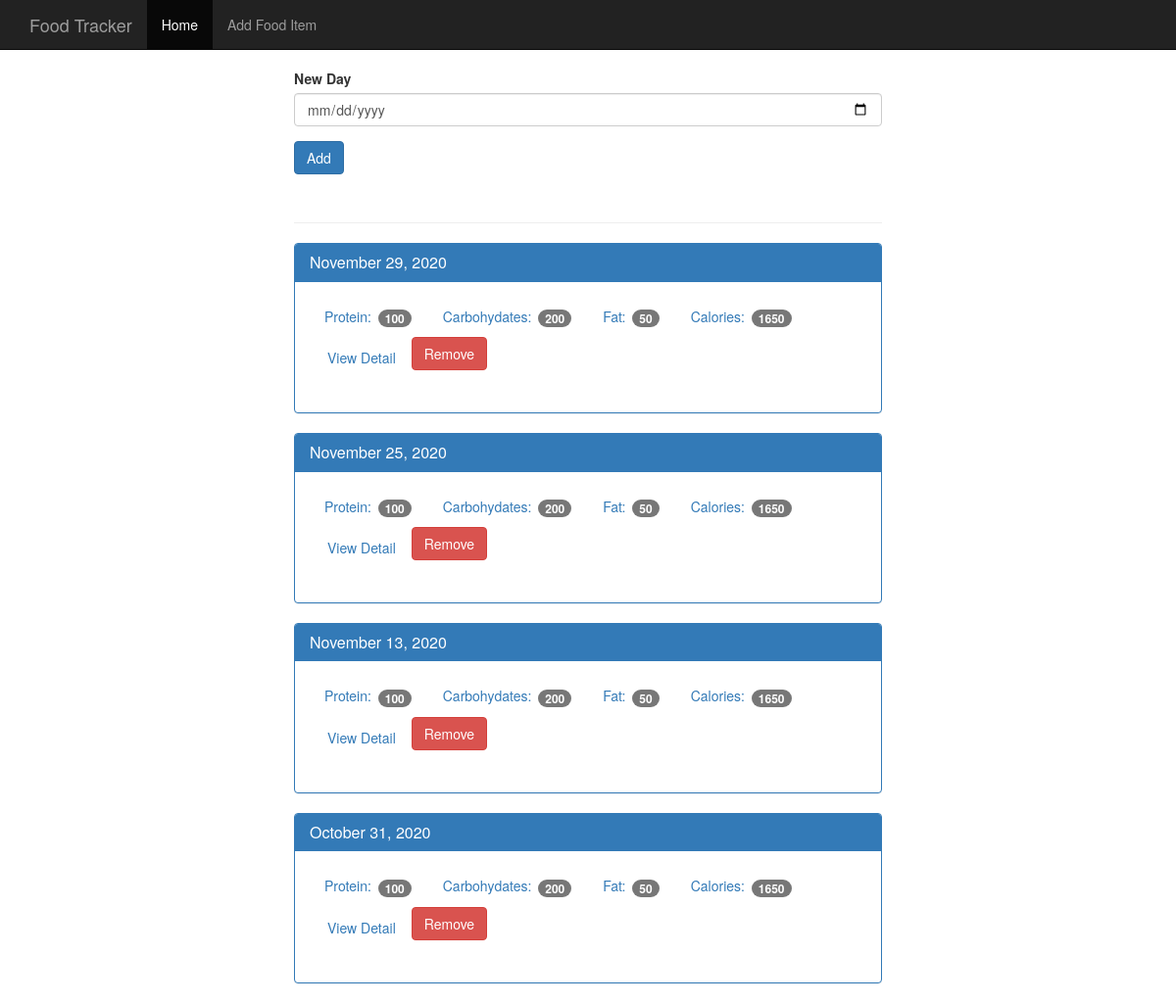
The app's page /, older data.
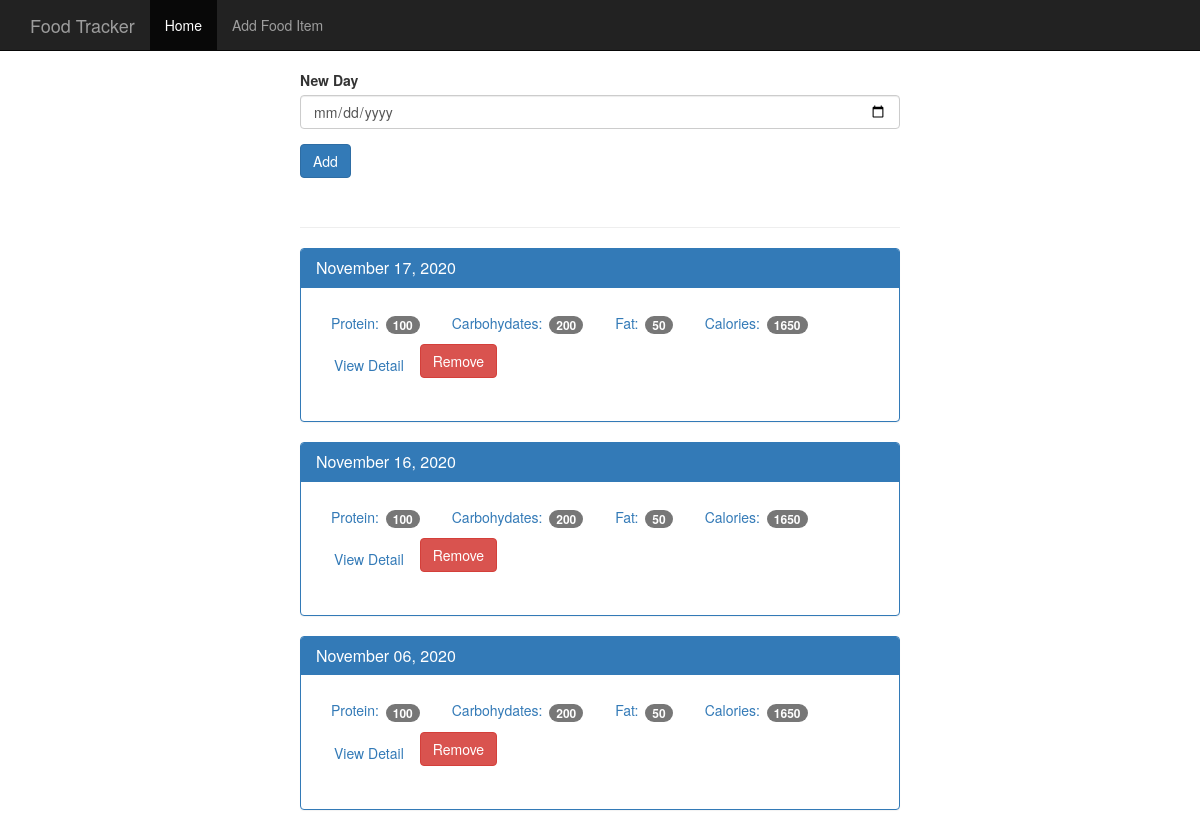
The same page, newer data.
### tables this page shows
CREATE TABLE log_date(
    id integer primary key autoincrement,
    entry_date date not null
);

### modules/routes.py (the view)
    @app.route('/', methods=['GET', 'POST'])
    def _index():
        if request.method == 'POST':
            if 'delete' in request.form:
                delete_date(request.form)
            else:
                add_new_date(request.form['date'])
        return render_template('home.html', dates=get_dates())

### modules/database.py (called while the page is built)
def init(app: Flask):
    @app.teardown_appcontext
    def _close_db(error):
        if hasattr(g, DB_ATTRIB_NAME):
            get_db().close()
        if error:
            print(error)

def connect_db():
    database = sqlite3.connect(DB_NAME)
    database.row_factory = sqlite3.Row
    return database

def get_db():
    if not hasattr(g, DB_ATTRIB_NAME):
        g.sqlite_db = connect_db()
    return g.sqlite_db

def get_dates():
    cursor = get_db().execute('select * from log_date order by entry_date desc')
    dates = cursor.fetchall()
    dates = [{'date': date['entry_date'],
              'pretty_date': pretty_date(date['entry_date'])} for date in dates]
    return dates

def pretty_date(date):
    datetime_obj = datetime.strptime(str(date), DATABASE_DATE_FORMAT)
    return datetime.strftime(datetime_obj, OUTPUT_DATE_FORMAT)

### templates/home.html (shortened to what this page needs)
{% extends 'base.html' %}
{% block content %}
    <div class="container theme-showcase col-sm-6 col-sm-offset-3" role="main">
      <div class="row">
        <div>
          <form method="POST" action="/">
            <div class="form-group">
              <label for="new-day">New Day</label>
              <input type="date" name="date" class="form-control" id="new-day">
            </div>
            <button type="submit" class="btn btn-primary">Add</button>
          </form>
          <div class="page-header"></div>
          {% for date in dates %}
          <div class="panel panel-primary">
            <div class="panel-heading">
              <h3 class="panel-title">{{ date.pretty_date }}</h3>
            </div>
            <div class="panel-body">
              <ul class="nav nav-pills" role="tablist">
                <li><a>Protein: <span class="badge">100</span></a></li>
                <li><a>Carbohydates: <span class="badge">200</span></a></li>
                <li><a>Fat: <span class="badge">50</span></a></li>
                <li><a>Calories: <span class="badge">1650</span></a></li>
                <li><a href="{{ url_for('_details', db_date=date.date ) }}" type="button" class="btn btn-link">View Detail</a></li>
                <form method="POST" action="{{ url_for('_index') }}">
                  <button type="submit"  class="btn btn-danger">Remove</button>
                </form>
              </ul>
            </div>
            <div class="whitespace"></div>
          </div>
          {% endfor %}
        </div>
      </div>
    </div>
{% endblock %}

Row changes from the older to the newer data that the page shows:
removed log_date: pretty_date "November 29, 2020"
removed log_date: pretty_date "November 25, 2020"
removed log_date: pretty_date "November 13, 2020"
removed log_date: pretty_date "October 31, 2020"
added log_date: pretty_date "November 17, 2020"
added log_date: pretty_date "November 16, 2020"
added log_date: pretty_date "November 06, 2020"
